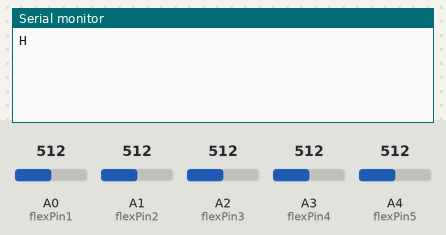
A sketch run on a simulated Arduino Uno, built with avr-gcc and run on an emulated ATmega328P. Shown: the last lines printed to the serial monitor. The inputs (shaded band) are chosen by the test bench; at power-on: A2 (flexPin3) = 512, A3 (flexPin4) = 512, A4 (flexPin5) = 512, A0 (flexPin1) = 512, A1 (flexPin2) = 512.

Above: at 1.8 s.
1.9 s: A2 (flexPin3) set to 716
At 3.0 s:
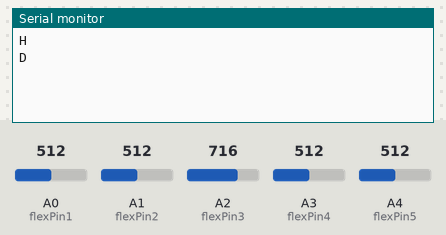
3.5 s: A3 (flexPin4) set to 716
At 4.6 s:
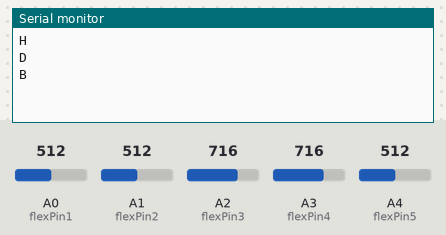
5.5 s: A4 (flexPin5) set to 716
At 7.2 s:
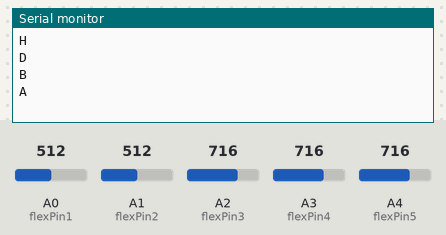
7.5 s: A0 (flexPin1) set to 306
At 9.0 s:
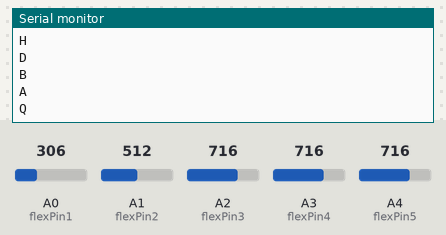
9.5 s: A1 (flexPin2) set to 306
At 10.6 s:
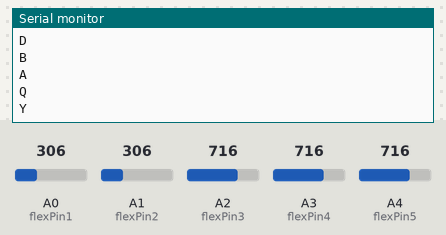

The sketch:

sketch_apr16a.ino
```cpp
// Pin connected to voltage divider output
const int flexPin1 = A0;
const int flexPin2 = A1;
const int flexPin3 = A2;
const int flexPin4 = A3;
const int flexPin5 = A4;

// Change these constants according to your project's design
const float VCC = 5; // voltage at Ardunio 5V line
const float R_DIV = 47000.0; // resistor used to create a voltage divider
const float flatResistance = 22000.0; // resistance when flat
const float bendResistance = 70000.0; // resistance at 90 deg
char temp = '0';

void setup() {
    Serial.begin(9600);
}

String s = "";

void printfun(char cp){
    //to avoid printing repeating symbols
    if(cp!=temp){
        Serial.println(cp);
        temp=cp;
        s+=temp;
    }

}
void loop() {
    // Read the ADC, and calculate voltage and resistance from it
    float ADCflex1 = analogRead(flexPin1);
    float ADCflex2 = analogRead(flexPin2);
    float ADCflex3 = analogRead(flexPin3);
    float ADCflex4 = analogRead(flexPin4);
    float ADCflex5 = analogRead(flexPin5);
    //Serial.println(ADCflex1);
    float Vflex1 = ADCflex1 * VCC / 1023.0;
    //Serial.println(Vflex1);
    float Rflex1 = 30000.0 * (VCC / Vflex1 - 1.0);
    //Serial.println(Rflex1);
    float angle1 = map(Rflex1, flatResistance, bendResistance, 0, 90.0);

    float Vflex2 = ADCflex2 * VCC / 1023.0;
    float Rflex2 = 30000.0 * (VCC / Vflex2 - 1.0);
    float angle2 = map(Rflex2, flatResistance, bendResistance, 0, 90.0);

    float Vflex3 = ADCflex3 * VCC / 1023.0;
    float Rflex3 = R_DIV * (VCC / Vflex3 - 1.0);
    float angle3 = map(Rflex3, flatResistance, bendResistance, 0, 90.0);

    float Vflex4 = ADCflex4 * VCC / 1023.0;
    float Rflex4 = R_DIV * (VCC / Vflex4 - 1.0);
    float angle4 = map(Rflex4, flatResistance, bendResistance, 0, 90.0);

    float Vflex5 = ADCflex5 * VCC / 1023.0;
    float Rflex5 = R_DIV * (VCC / Vflex5 - 1.0);
    float angle5 = map(Rflex5, flatResistance, bendResistance, 0, 90.0);

    if (angle1 > -10 && angle1 < 15 && angle2 > -10 && angle2 < 15 && angle3 > -10 && angle3 < 15 && angle4 > -10 && angle4 < 15 && angle5 > -10 && angle5 < 15) printfun('A');
    else if (angle1 > -10 && angle1 < 15 && angle2 > -10 && angle2 < 15 && angle3 > -10 && angle3 < 15 && angle4 > -10 && angle4 < 15 && angle5 > 30 && angle5 < 150) printfun('B');
    else if (angle1 > -10 && angle1 < 15 && angle2 > -10 && angle2 < 15 && angle3 > -10 && angle3 < 15 && angle4 > 30 && angle4 < 150 && angle5 > -10 && angle5 < 15) printfun('C');
    else if (angle1 > -10 && angle1 < 15 && angle2 > -10 && angle2 < 15 && angle3 > -10 && angle3 < 15 && angle4 > 30 && angle4 < 150 && angle5 > 30 && angle5 < 150) printfun('D');
    else if (angle1 > -10 && angle1 < 15 && angle2 > -10 && angle2 < 15 && angle3 > 30 && angle3 < 150 && angle4 > -10 && angle4 < 15 && angle5 > -10 && angle5 < 15) printfun('E');

    else if (angle1 > -10 && angle1 < 15 && angle2 > -10 && angle2 < 15 && angle3 > 30 && angle3 < 150 && angle4 > -10 && angle4 < 15 && angle5 > 30 && angle5 < 150) printfun('F');
    else if (angle1 > -10 && angle1 < 15 && angle2 > -10 && angle2 < 15 && angle3 > 30 && angle3 < 150 && angle4 > 30 && angle4 < 150 && angle5 > -10 && angle5 < 15) printfun('G');
    else if (angle1 > -10 && angle1 < 15 && angle2 > -10 && angle2 < 15 && angle3 > 30 && angle3 < 150 && angle4 > 30 && angle4 < 150 && angle5 > 30 && angle5 < 150) printfun('H');
    else if (angle1 > -10 && angle1 < 15 && angle2 > 30 && angle2 < 150 && angle3 > -10 && angle3 < 15 && angle4 > -10 && angle4 < 15 && angle5 > -10 && angle5 < 15) printfun('I');
    else if (angle1 > -10 && angle1 < 15 && angle2 > 30 && angle2 < 150 && angle3 > -10 && angle3 < 15 && angle4 > -10 && angle4 < 15 && angle5 > 30 && angle5 < 150) printfun('J');

    else if (angle1 > -10 && angle1 < 15 && angle2 > 30 && angle2 < 150 && angle3 > -10 && angle3 < 15 && angle4 > 30 && angle4 < 150 && angle5 > -10 && angle5 < 15) printfun('K');
    else if (angle1 > -10 && angle1 < 15 && angle2 > 30 && angle2 < 150 && angle3 > -10 && angle3 < 15 && angle4 > 30 && angle4 < 150 && angle5 > 30 && angle5 < 150) printfun('L');
    else if (angle1 > -10 && angle1 < 15 && angle2 > 30 && angle2 < 150 && angle3 > 30 && angle3 < 150 && angle4 > -10 && angle4 < 15 && angle5 > -10 && angle5 < 15) printfun('M');
    else if (angle1 > -10 && angle1 < 15 && angle2 > 30 && angle2 < 150 && angle3 > 30 && angle3 < 150 && angle4 > -10 && angle4 < 15 && angle5 > 30 && angle5 < 150) printfun('N');
    else if (angle1 > -10 && angle1 < 15 && angle2 > 30 && angle2 < 150 && angle3 > 30 && angle3 < 150 && angle4 > 30 && angle4 < 150 && angle5 > -10 && angle5 < 15) printfun('O');

    else if (angle1 > -10 && angle1 < 15 && angle2 > 30 && angle2 < 150 && angle3 > 30 && angle3 < 150 && angle4 > 30 && angle4 < 150 && angle5 > 30 && angle5 < 150) printfun('P');
    else if (angle1 > 30 && angle1 < 150 && angle2 > -10 && angle2 < 15 && angle3 > -10 && angle3 < 15 && angle4 > -10 && angle4 < 15 && angle5 > -10 && angle5 < 15) printfun('Q');
    else if (angle1 > 30 && angle1 < 150 && angle2 > -10 && angle2 < 15 && angle3 > -10 && angle3 < 15 && angle4 > -10 && angle4 < 15 && angle5 > 30 && angle5 < 150) printfun('R');
    else if (angle1 > 30 && angle1 < 150 && angle2 > -10 && angle2 < 15 && angle3 > -10 && angle3 < 15 && angle4 > 30 && angle4 < 150 && angle5 > -10 && angle5 < 15) printfun('S');
    else if (angle1 > 30 && angle1 < 150 && angle2 > -10 && angle2 < 15 && angle3 > -10 && angle3 < 15 && angle4 > 30 && angle4 < 150 && angle5 > 30 && angle5 < 150) printfun('T');

    else if (angle1 > 30 && angle1 < 150 && angle2 > -10 && angle2 < 15 && angle3 > 30 && angle3 < 150 && angle4 > -10 && angle4 < 15 && angle5 > -10 && angle5 < 15) printfun('U');
    else if (angle1 > 30 && angle1 < 150 && angle2 > -10 && angle2 < 15 && angle3 > 30 && angle3 < 150 && angle4 > -10 && angle4 < 15 && angle5 > 30 && angle5 < 150) printfun('V');
    else if (angle1 > 30 && angle1 < 150 && angle2 > -10 && angle2 < 15 && angle3 > 30 && angle3 < 150 && angle4 > 30 && angle4 < 150 && angle5 > -10 && angle5 < 15) printfun('W');
    else if (angle1 > 30 && angle1 < 150 && angle2 > -10 && angle2 < 15 && angle3 > 30 && angle3 < 150 && angle4 > 30 && angle4 < 150 && angle5 > 30 && angle5 < 150) printfun('X');
    else if (angle1 > 30 && angle1 < 150 && angle2 > 30 && angle2 < 150 && angle3 > -10 && angle3 < 15 && angle4 > -10 && angle4 < 15 && angle5 > -10 && angle5 < 15) printfun('Y');
    else if (angle1 > 30 && angle1 < 150 && angle2 > 30 && angle2 < 150 && angle3 > -10 && angle3 < 15 && angle4 > -10 && angle4 < 15 && angle5 > 30 && angle5 < 150) printfun('Z');

    else if (angle1 > 30 && angle1 < 150 && angle2 > 30 && angle2 < 150 && angle3 > 30 && angle3 < 150 && angle4 > 30 && angle4 < 150 && angle5 > 30 && angle5 < 150) printfun(' ');
    else if (angle1 > 30 && angle1 < 150 && angle2 > 30 && angle2 < 150 && angle3 > 30 && angle3 < 150 && angle4 > 30 && angle4 < 150 && angle5 > -10 && angle5 < 15){
        String temp = "";
        for(int i=0;i<s.length()-1;i++){
            temp+=s[i];
        }
        s=temp;
        Serial.println(s);
    }
    else if (angle1 > 30 && angle1 < 150 && angle2 > 30 && angle2 < 150 && angle3 > 30 && angle3 < 150 && angle4 > -10 && angle4 < 15 && angle5 > 30 && angle5 < 150) {
        Serial.println(s);
    }
    delay(1000);
}
```

Measured:
- after the input at 1.9 s, the serial monitor: prints a new line after 0.10 s (image 1)
- after the input at 3.5 s, the serial monitor: prints a new line after 0.51 s (image 2)
- after the input at 5.5 s, the serial monitor: prints a new line after 0.51 s (image 3)
- after the input at 7.5 s, the serial monitor: prints a new line after 0.51 s (image 4)
- after the input at 9.5 s, the serial monitor: prints a new line after 0.52 s (image 5)
